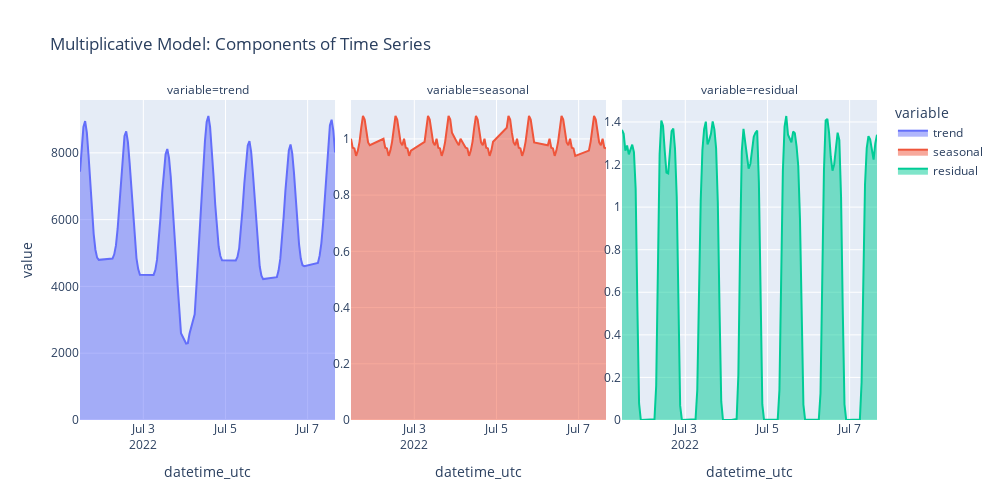

The cell this chart's notebook holds for it:
### Code cell
for axis in fig.layout:
    if 'yaxis' in axis:
        fig.layout[axis].showticklabels = True

fig.show()
